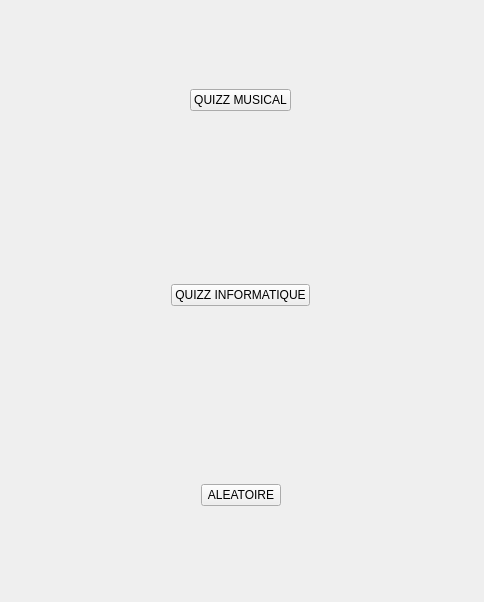
<?xml version="1.0" encoding="UTF-8"?>
<ui version="4.0">
 <class>Form</class>
 <widget class="QWidget" name="Form">
  <property name="geometry">
   <rect>
    <x>0</x>
    <y>0</y>
    <width>484</width>
    <height>602</height>
   </rect>
  </property>
  <property name="windowTitle">
   <string>Form</string>
  </property>
  <widget class="QWidget" name="horizontalLayoutWidget">
   <property name="geometry">
    <rect>
     <x>10</x>
     <y>10</y>
     <width>461</width>
     <height>181</height>
    </rect>
   </property>
   <layout class="QHBoxLayout" name="horizontalLayout">
    <item>
     <spacer name="horizontalSpacer">
      <property name="orientation">
       <enum>Qt::Horizontal</enum>
      </property>
      <property name="sizeHint" stdset="0">
       <size>
        <width>40</width>
        <height>20</height>
       </size>
      </property>
     </spacer>
    </item>
    <item>
     <widget class="QPushButton" name="pushButton_3">
      <property name="text">
       <string>QUIZZ MUSICAL</string>
      </property>
     </widget>
    </item>
    <item>
     <spacer name="horizontalSpacer_2">
      <property name="orientation">
       <enum>Qt::Horizontal</enum>
      </property>
      <property name="sizeHint" stdset="0">
       <size>
        <width>40</width>
        <height>20</height>
       </size>
      </property>
     </spacer>
    </item>
   </layout>
  </widget>
  <widget class="QWidget" name="horizontalLayoutWidget_2">
   <property name="geometry">
    <rect>
     <x>10</x>
     <y>200</y>
     <width>461</width>
     <height>191</height>
    </rect>
   </property>
   <layout class="QHBoxLayout" name="horizontalLayout_2">
    <item>
     <spacer name="horizontalSpacer_3">
      <property name="orientation">
       <enum>Qt::Horizontal</enum>
      </property>
      <property name="sizeHint" stdset="0">
       <size>
        <width>40</width>
        <height>20</height>
       </size>
      </property>
     </spacer>
    </item>
    <item>
     <widget class="QPushButton" name="pushButton">
      <property name="text">
       <string>QUIZZ INFORMATIQUE</string>
      </property>
     </widget>
    </item>
    <item>
     <spacer name="horizontalSpacer_4">
      <property name="orientation">
       <enum>Qt::Horizontal</enum>
      </property>
      <property name="sizeHint" stdset="0">
       <size>
        <width>40</width>
        <height>20</height>
       </size>
      </property>
     </spacer>
    </item>
   </layout>
  </widget>
  <widget class="QWidget" name="horizontalLayoutWidget_3">
   <property name="geometry">
    <rect>
     <x>10</x>
     <y>400</y>
     <width>461</width>
     <height>191</height>
    </rect>
   </property>
   <layout class="QHBoxLayout" name="horizontalLayout_3">
    <item>
     <spacer name="horizontalSpacer_5">
      <property name="orientation">
       <enum>Qt::Horizontal</enum>
      </property>
      <property name="sizeHint" stdset="0">
       <size>
        <width>40</width>
        <height>20</height>
       </size>
      </property>
     </spacer>
    </item>
    <item>
     <widget class="QPushButton" name="pushButton_2">
      <property name="text">
       <string>ALEATOIRE</string>
      </property>
     </widget>
    </item>
    <item>
     <spacer name="horizontalSpacer_6">
      <property name="orientation">
       <enum>Qt::Horizontal</enum>
      </property>
      <property name="sizeHint" stdset="0">
       <size>
        <width>40</width>
        <height>20</height>
       </size>
      </property>
     </spacer>
    </item>
   </layout>
  </widget>
 </widget>
 <resources/>
 <connections/>
</ui>
